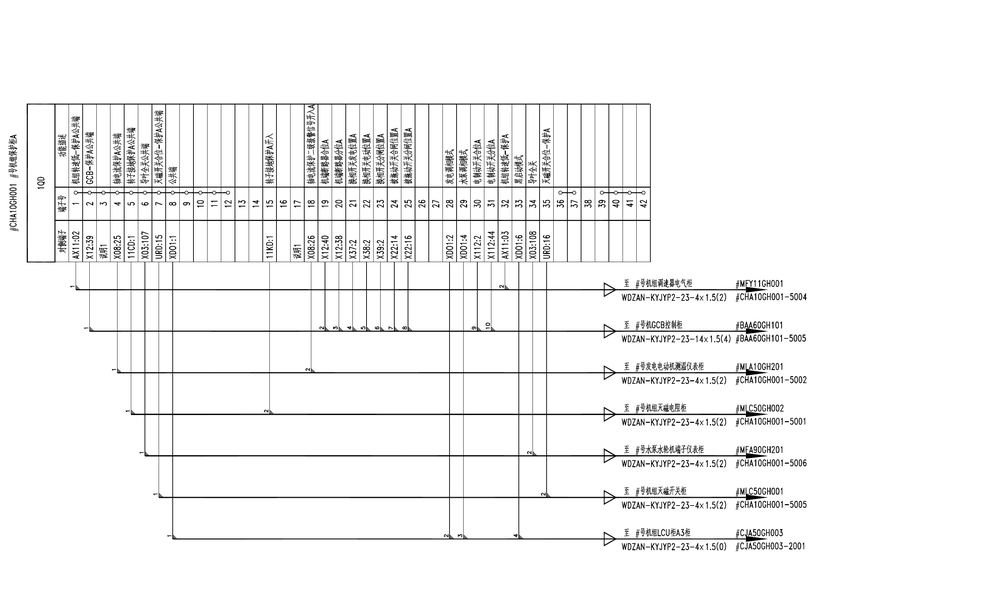
#> input picture page_3.png, 1000 x 616 px, shrunk from 2843 x 1751 before the run
$ python hough_line.py
#> lines starting #> are read from the running program, lines starting #| are printed output that depends on the picture; after the words box and inside, x2 and y2 are one past the last pixel; in counts of white or black regions, pixels touching at a corner belong together
# coding=utf-8
# 导入相应的python包
import cv2
import numpy as np

# 读取输入图片
img = cv2.imread('page_3.png')
#> img is the input picture: shape (616, 1000, 3); min 0, max 255, mean 244.5
# 将彩色图片灰度化
gray = cv2.cvtColor(img, cv2.COLOR_BGR2GRAY)
# 使用Canny边缘检测
edges = cv2.Canny(gray, 50, 200, apertureSize=3)
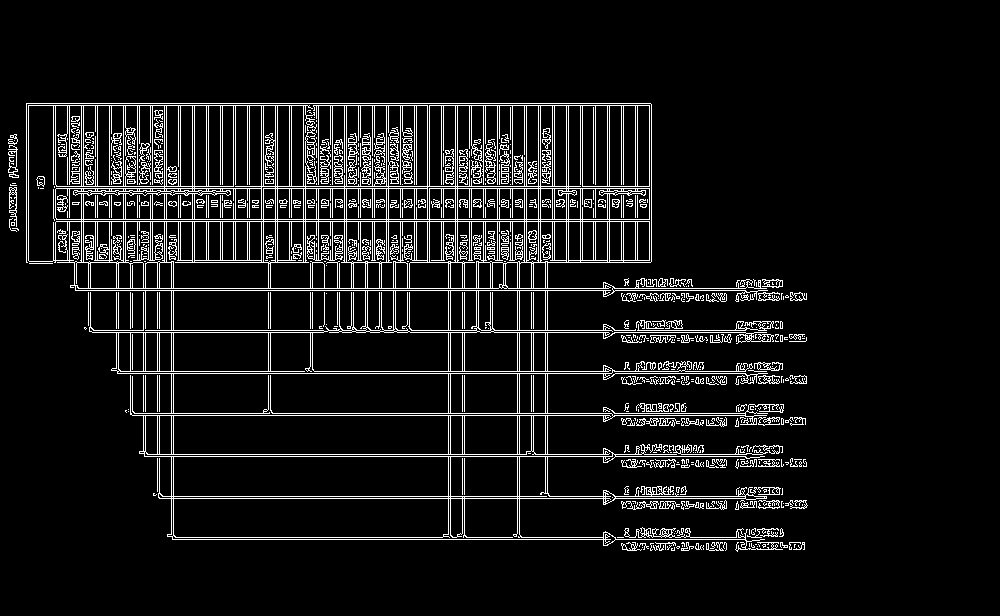
#> edges: shape (616, 1000); 8.1% white in thin lines or dots, all inside (x1, y1, x2, y2) = (8, 103, 808, 552)
# 进行Hough_line直线检测
lines = cv2.HoughLinesP(edges, 1, np.pi / 180, 80, 30, 10)
#> lines = 269 rows, first 6: [272, 413, 611, 413], [26, 103, 650, 103], [28, 105, 307, 105], [144, 456, 612, 456], [56, 221, 649, 221], [615, 290, 745, 290]

# 遍历每一条直线
for i in range(len(lines)):
    cv2.line(img, (lines[i, 0, 0], lines[i, 0, 1]), (lines[i, 0, 2], lines[i, 0, 3]), (0, 255, 0), 2)
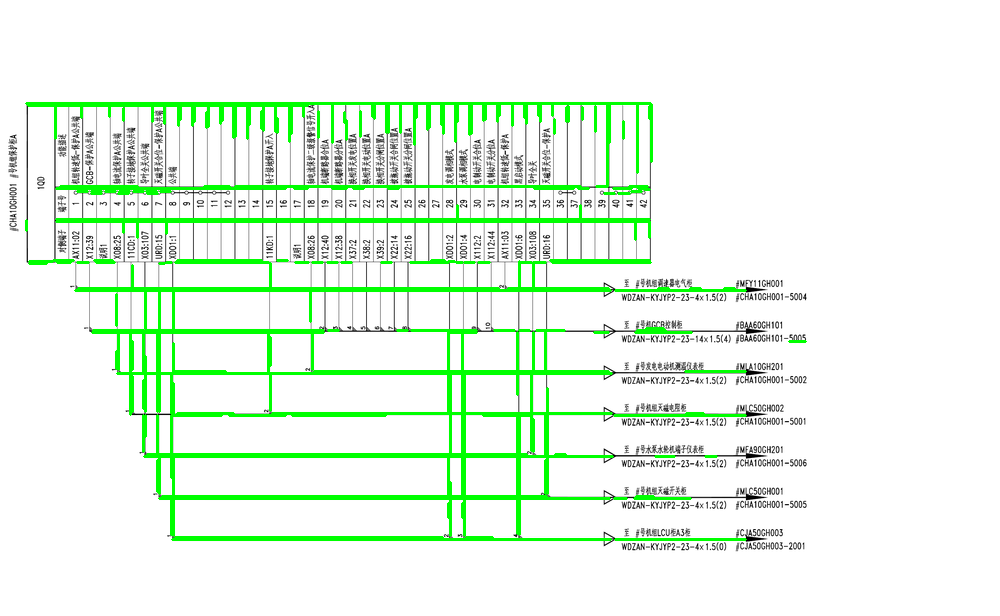
#> img: shape (616, 1000, 3); 6.17% of pixels changed, all inside (x1, y1, x2, y2) = (25, 102, 807, 541)
# 保存结果
cv2.imwrite('test3_r.jpg', img)
cv2.imshow("result", img)
cv2.waitKey(0)

$ run again, with page_13.png copied over page_3.png
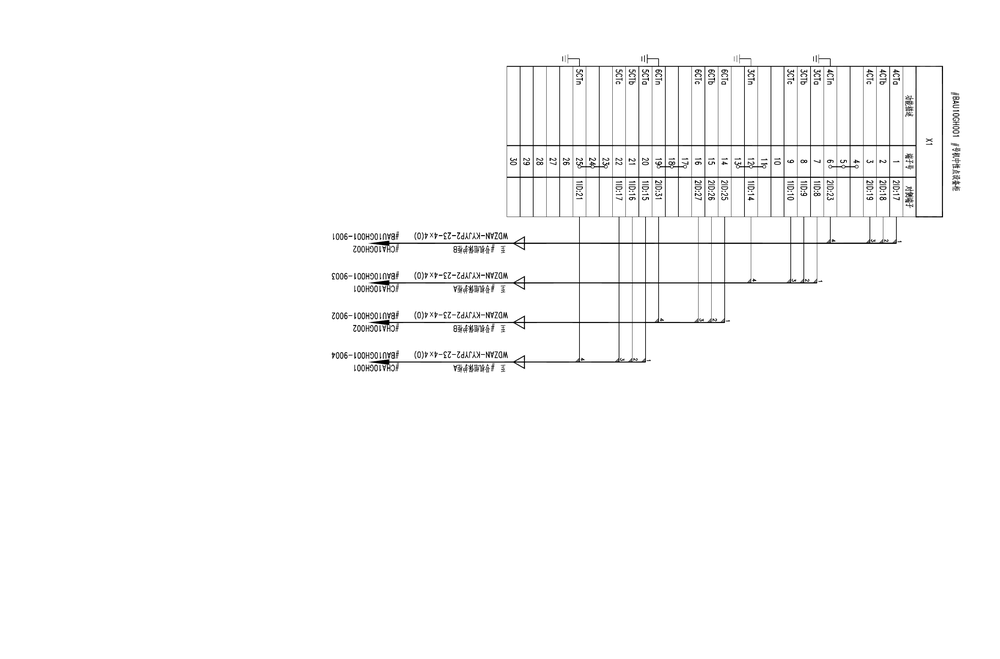
#> input picture page_13.png, 1000 x 659 px, shrunk from 2982 x 1965 before the run
#> img is the input picture: shape (659, 1000, 3); min 0, max 255, mean 250.3
#> `edges = cv2.Canny(gray, 50, 200, apertureSize=3)`:
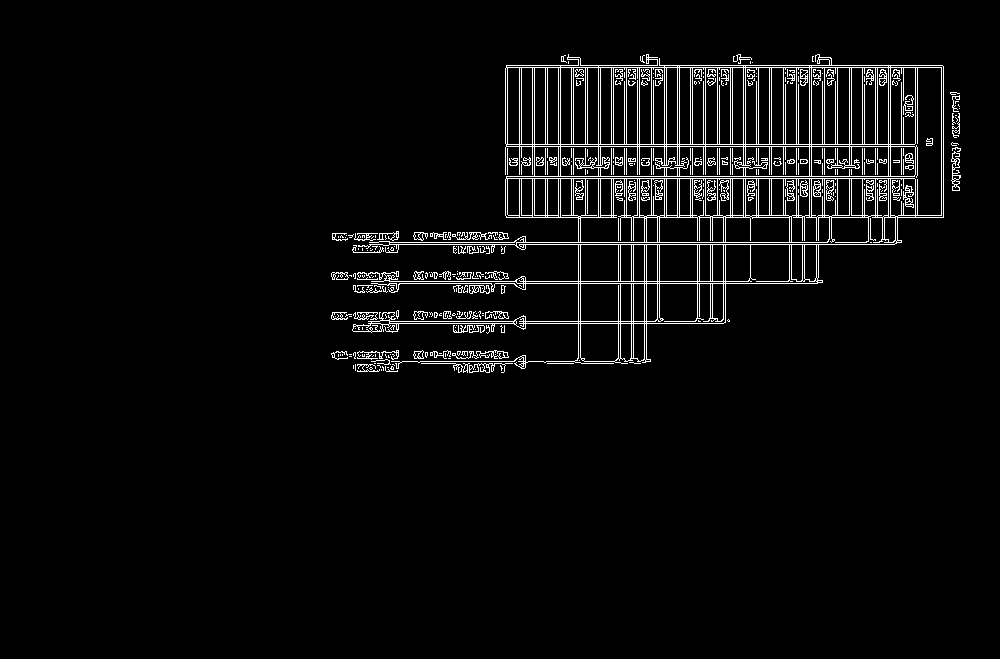
#> edges: shape (659, 1000); 3.9% white in thin lines or dots, all inside (x1, y1, x2, y2) = (331, 54, 961, 373)
#> lines = 176 rows, first 6: [389, 242, 514, 242], [519, 244, 894, 244], [506, 178, 914, 178], [506, 146, 914, 146], [506, 67, 941, 67], [659, 65, 942, 65]
#> after the loop `for i in range(len(lines)):`:
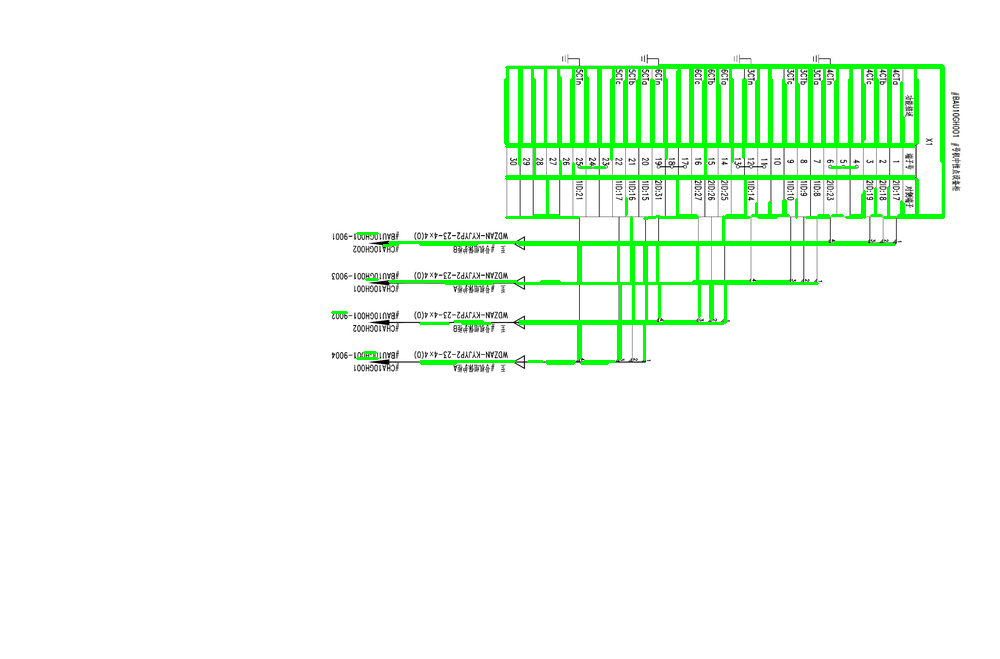
#> img: shape (659, 1000, 3); 4.37% of pixels changed, all inside (x1, y1, x2, y2) = (331, 64, 945, 365)

$ run again, with page_20.png copied over page_3.png
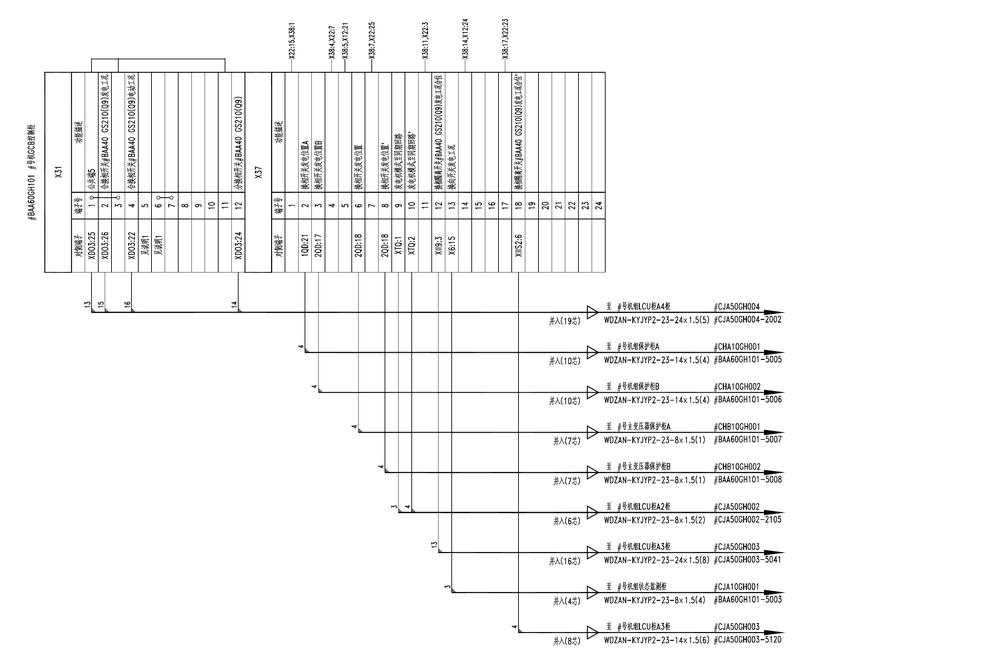
#> input picture page_20.png, 1000 x 670 px, shrunk from 2951 x 1977 before the run
#> img is the input picture: shape (670, 1000, 3); min 0, max 255, mean 245.7
#> `edges = cv2.Canny(gray, 50, 200, apertureSize=3)`:
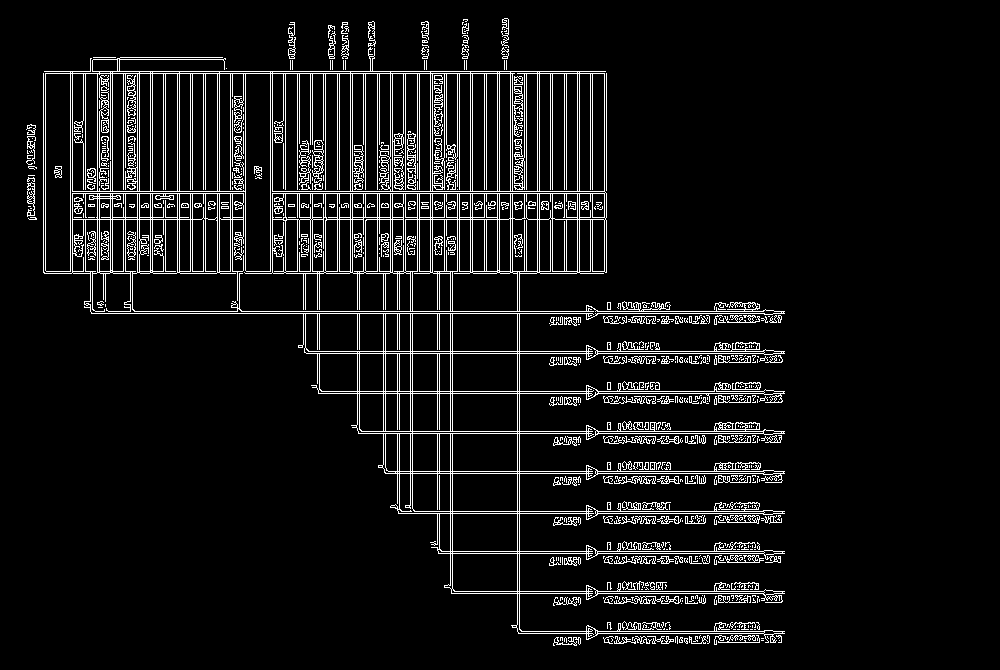
#> edges: shape (670, 1000); 7.4% white in thin lines or dots, all inside (x1, y1, x2, y2) = (26, 18, 785, 646)
#> lines = 390 rows, first 6: [241, 311, 593, 311], [45, 73, 514, 73], [91, 313, 592, 313], [92, 71, 605, 71], [434, 271, 457, 271], [519, 629, 519, 314]
#> after the loop `for i in range(len(lines)):`:
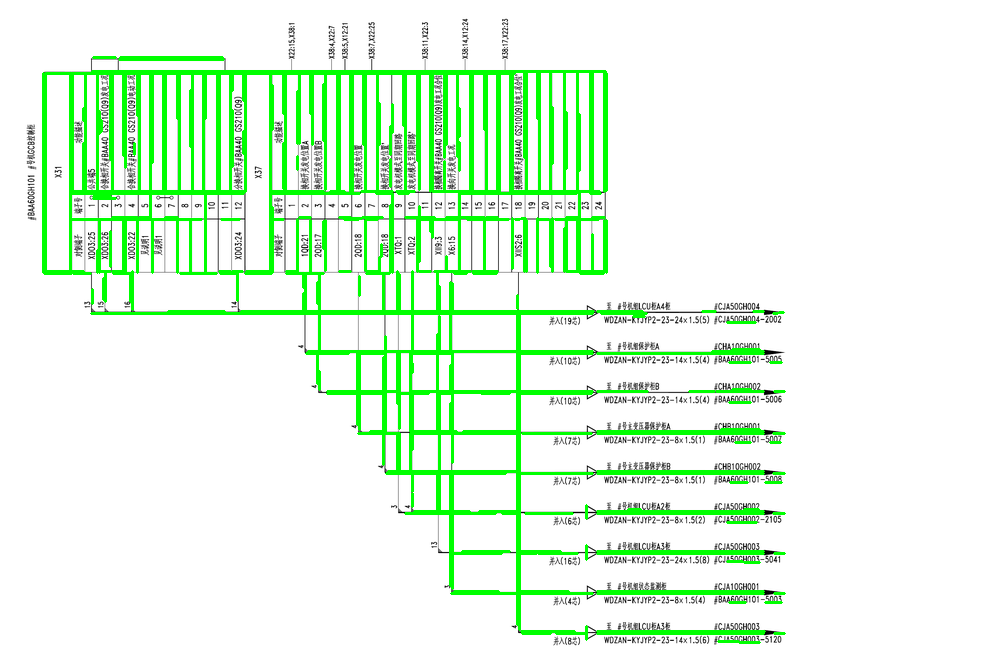
#> img: shape (670, 1000, 3); 8.68% of pixels changed, all inside (x1, y1, x2, y2) = (42, 56, 786, 644)

$ run again, with page_7.png copied over page_3.png
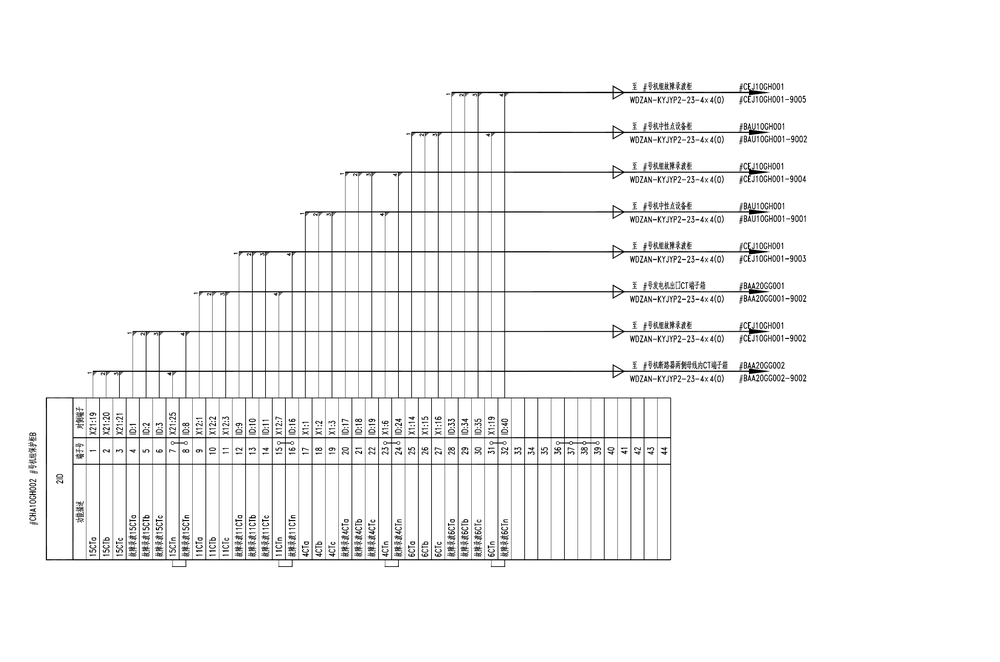
#> input picture page_7.png, 1000 x 662 px, shrunk from 2964 x 1963 before the run
#> img is the input picture: shape (662, 1000, 3); min 0, max 255, mean 245.4
#> `edges = cv2.Canny(gray, 50, 200, apertureSize=3)`:
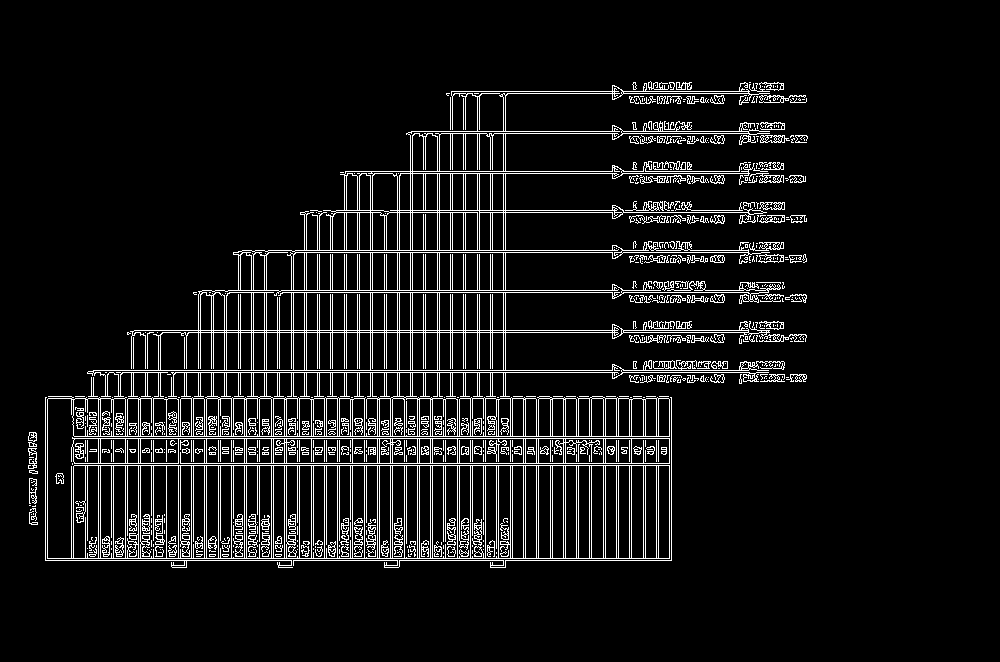
#> edges: shape (662, 1000); 7.9% white in thin lines or dots, all inside (x1, y1, x2, y2) = (28, 81, 808, 568)
#> lines = 359 rows, first 6: [72, 438, 669, 438], [756, 372, 768, 372], [134, 330, 617, 330], [93, 370, 612, 370], [623, 332, 748, 332], [74, 436, 669, 436]
#> after the loop `for i in range(len(lines)):`:
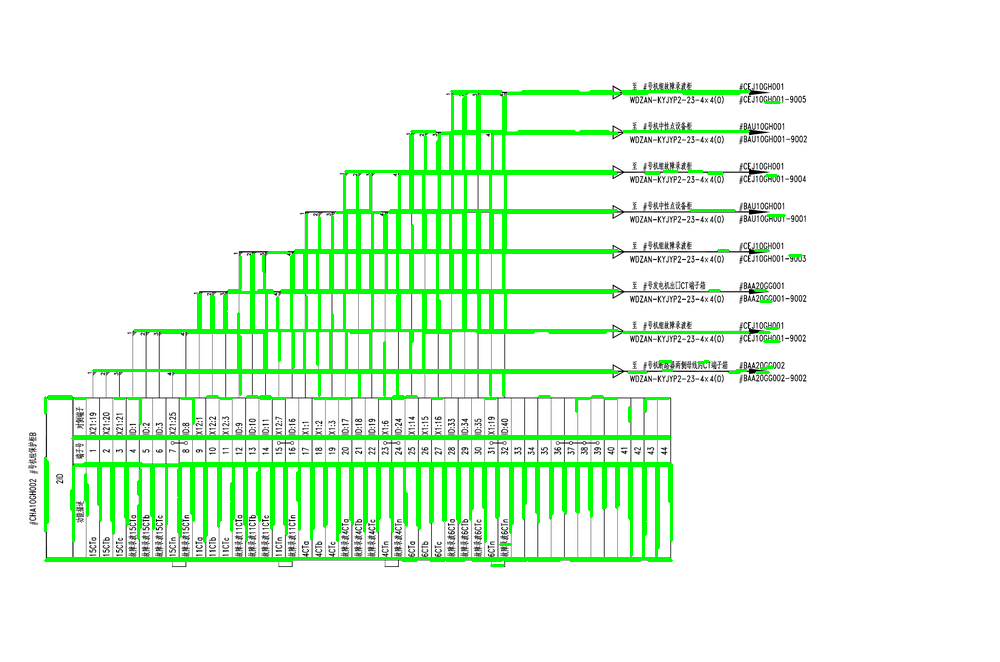
#> img: shape (662, 1000, 3); 7.62% of pixels changed, all inside (x1, y1, x2, y2) = (44, 90, 803, 567)
